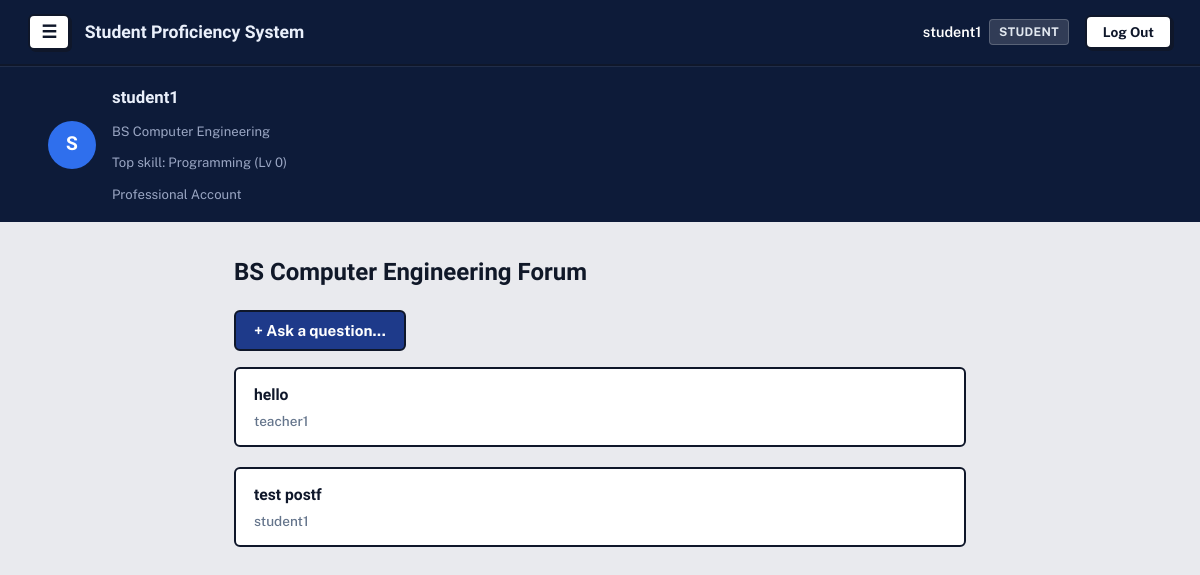
The app's page /forum/course/ (signed in) with its own data.
### accounts/models.py (models this page shows, shortened)
class Profile(models.Model):
    ROLE_CHOICES = [
        ('student', 'Student'),
        ('teacher', 'Teacher'),
    ]
    MODE_CHOICES = [
        ('personal', 'Personal'),
        ('professional', 'Professional'),
    ]
    user = models.OneToOneField(
        User, on_delete=models.CASCADE, related_name='profile')
    role = models.CharField(max_length=10, choices=ROLE_CHOICES)
    mode = models.CharField(
        max_length=15, choices=MODE_CHOICES, blank=True, null=True)
    course = models.ForeignKey(
        Course, on_delete=models.SET_NULL, null=True, blank=True)
    @property
    def is_manager(self):
        return self.role == 'teacher' or self.mode == 'personal'

### avatar/models.py (models this page shows, shortened)
class Course(models.Model):
    name = models.CharField(max_length=100)

class StudentSkill(models.Model):
    student = models.ForeignKey(
        User, on_delete=models.CASCADE, related_name='skills')
    skill = models.ForeignKey(Skill, on_delete=models.CASCADE)
    points = models.PositiveIntegerField(default=0)
    class Meta:
        unique_together = ('student', 'skill')
    @property
    def level(self):
        return self.points // 100

class Skill(models.Model):
    CATEGORY_CHOICES = [
        ('general', 'General Education'),
        ('course', 'Course-Specific'),
        ('broad', 'Broad (Non-College)'),
    ]
    name = models.CharField(max_length=100)
    description = models.TextField(blank=True)
    category = models.CharField(
        max_length=10, choices=CATEGORY_CHOICES, default='course')
    course = models.ForeignKey(
        Course, on_delete=models.CASCADE, null=True, blank=True, related_name='skills')

### forum/models.py (models this page shows, shortened)
class ForumPost(models.Model):
    subject = models.ForeignKey(
        Subject, on_delete=models.CASCADE, related_name='posts', null=True, blank=True)
    course = models.ForeignKey(
        Course, on_delete=models.CASCADE, related_name='posts', null=True, blank=True)
    author = models.ForeignKey(User, on_delete=models.CASCADE)
    text = models.TextField()
    created_at = models.DateTimeField(auto_now_add=True)

### forum/views.py (the view)
# urls.py: path('course/', views.course_forum_view, name='course_forum_view'),
@login_required
def course_forum_view(request, course_id=None):
    if course_id:
        course = get_object_or_404(Course, id=course_id)
    else:
        course = request.user.profile.course
        if not course:
            return render(request, 'forum/no_course_forum.html')
    posts = ForumPost.objects.filter(course=course).order_by('-created_at')
    if request.method == 'POST':
        form = ForumPostForm(request.POST)
        if form.is_valid():
            post = form.save(commit=False)
            post.course = course
            post.author = request.user
            post.save()
            return redirect('course_forum_view_detail', course_id=course.id) if course_id else redirect('course_forum_view')
    else:
        form = ForumPostForm()
    bookmarked_ids = request.user.bookmark_set.values_list(
        'post_id', flat=True)
    return render(request, 'forum/course_forum_view.html', {
        'course': course, 'posts': posts, 'form': form, 'bookmarked_ids': bookmarked_ids
    })

### accounts/context_processors.py (called while the page is built)
def profile_banner(request):
    if not request.user.is_authenticated or request.user.profile.role != 'student':
        return {}
    top_skill = request.user.skills.order_by('-points').first()
    return {'top_skill': top_skill}

### tracker/models.py (called while the page is built)
    @property
    def due_soon(self):
        return 0 <= (self.deadline - timezone.now().date()).days <= 3

### forum/templates/forum/course_forum_view.html (shortened to what this page needs)
{% extends 'base.html' %}
{% block content %}
<h2>{{ course.name }} Forum</h2>
<div class="content-frame">
    <button id="askToggle" class="ask-question-btn">+ Ask a question...</button>
    <ul class="ruled-list">
        {% for post in posts %}
        <li>
            <div>
                <a href="{% url 'post_detail' post.id %}">{{ post.text|truncatewords:20 }}</a>
                <div class="muted-note">{{ post.author.username }}</div>
            </div>
        </li>
        {% empty %}
        <li>No questions yet.</li>
        {% endfor %}
    </ul>
</div>
{% endblock %}

### templates/base.html (shortened to what this page needs)
{% load static %}
<!DOCTYPE html>
<html lang="en">
<head>
    <link rel="stylesheet" href="{% static 'css/style.css' %}">
</head>
<body>
    <nav class="navbar">
        <div class="navbar-left">
            {% if user.is_authenticated %}
            <button id="menuToggle" class="menu-btn" aria-label="Menu">☰</button>
            {% endif %}
            <span class="brand">Student Proficiency System</span>
        </div>
        <div class="navbar-right">
            {% if user.is_authenticated %}
            <div class="user-badge">
                <span class="user-name">{{ user.username }}</span>
                <span class="role-pill">{{ user.profile.role|capfirst }}</span>
            </div>
            <form method="post" action="{% url 'logout' %}" class="logout-form">
                <button type="submit" class="btn-logout">Log Out</button>
            </form>
            {% else %}
            <a href="{% url 'login' %}" class="btn-auth">Log In</a>
            <a href="{% url 'signup' %}" class="btn-auth btn-signup">Sign Up</a>
            {% endif %}
        </div>
    </nav>
    {% if user.is_authenticated and user.profile.role == 'student' %}
    <div class="profile-banner">
        <div class="profile-banner-inner">
            <div class="profile-avatar-circle">{{ user.username|slice:":1"|upper }}</div>
            <div class="profile-info">
                <div class="profile-name">{{ user.username }}</div>
                <div class="profile-line">
                    {% if user.profile.course %}{{ user.profile.course.name }}{% else %}No course{% endif %}
                </div>
                <div class="profile-line">
                    {% if top_skill %}Top skill: {{ top_skill.skill.name }} (Lv {{ top_skill.level }}){% else %}No skills yet{% endif %}
                </div>
                <div class="profile-line">
                    {% if user.profile.mode == 'personal' %}Personal Account{% else %}Professional Account{% endif %}
                </div>
            </div>
        </div>
    </div>
    {% endif %}
    <main class="page">
        {% block content %}
        {% endblock %}
    </main>
</body>
</html>

### static/css/style.css (style rules this page uses)
:root { --bg-dark: #0d1b39; --bg-light: #e9eaee; --panel: #FFFFFF; --line: #abaeb3; --text: #101828; --text-light: #EAF0FB; --muted: #667085; --muted-light: #9AA6C3; --blue: #2F6FED; --blue-dark: #1F54C4; --amber: #CE2029; --green: #0E8F6C; --rose: #C13A50; }
* { box-sizing: border-box; }
body { margin: 0; background: var(--bg-light); color: var(--text); font-family: 'Public Sans', sans-serif; line-height: 1.5; }
h1, h2, h3 { font-family: 'Sora', sans-serif; font-weight: 700; margin-top: 0; }
a { color: black; font-weight: 700; text-decoration: none; }
.navbar { background: var(--bg-dark); padding: 0.85rem 1.75rem; display: flex; justify-content: space-between; align-items: center; border-bottom: 2px solid #0F172A; }
.menu-btn { background: #FFFFFF; color: #0F172A; font-size: 1.1rem; font-weight: 700; width: 2.3rem; height: 2.3rem; border-radius: 6px; border: 2px solid #0F172A; box-shadow: 2px 2px 0px #0F172A; cursor: pointer; display: flex; align-items: center; justify-content: center; line-height: 1; transition: all 0.15s ease-in-out; }
.navbar .brand { color: var(--text-light); font-family: 'Sora', sans-serif; font-size: 1.1rem; font-weight: 700; }
.navbar-left { display: flex; align-items: center; gap: 0.9rem; }
.navbar-right { display: flex; align-items: center; gap: 1rem; }
.user-badge { display: flex; align-items: center; gap: 0.5rem; font-size: 0.9rem; }
.user-name { color: #FFFFFF; font-weight: 600; }
.role-pill { background: rgba(255, 255, 255, 0.15); color: #E2E8F0; font-size: 0.75rem; font-weight: 700; padding: 0.2rem 0.55rem; border-radius: 4px; border: 1px solid rgba(255, 255, 255, 0.2); text-transform: uppercase; letter-spacing: 0.03em; }
.logout-form { margin: 0; display: flex; align-items: center; }
.btn-logout, .btn-auth { font-family: inherit; font-size: 0.85rem; font-weight: 700; padding: 0.45rem 1rem; border-radius: 6px; border: 2px solid #0F172A; cursor: pointer; text-decoration: none; transition: all 0.15s ease-in-out; display: inline-block; }
.btn-logout { background-color: #FFFFFF; color: #0F172A; box-shadow: 2px 2px 0px #0F172A; }
.page { max-width: 780px; margin: 0 auto; padding: 2rem 1.5rem 4rem; }
.ruled-list { list-style: none; padding: 0; margin: 0; display: flex; flex-direction: column; gap: 10px; }
.ruled-list li { margin: 0; }
.ruled-list li a { display: block; background-color: #FFFFFF; border: 2px solid #0F172A; border-radius: 6px; padding: 12px 16px; color: #0F172A; font-weight: 700; font-size: 0.95rem; text-decoration: none; box-shadow: none; transition: all 0.15s ease-in-out; }
button, input[type="submit"] { background: var(--blue); color: #fff; border: none; padding: 0.6rem 1.2rem; border-radius: 6px; font-size: 0.95rem; font-weight: 600; cursor: pointer; font-family: inherit; }
.muted-note { color: var(--muted); }
.muted-note { color: #64748B; font-size: 0.95rem; margin: 0; }
.profile-banner { background: var(--bg-dark); border-top: 1px solid rgba(255, 255, 255, 0.08); padding: 1.1rem 1.5rem; }
.profile-banner-inner { width: 100%; padding-left: 1.5rem; display: flex; align-items: center; gap: 1rem; }
.profile-avatar-circle { width: 3rem; height: 3rem; border-radius: 50%; background: var(--blue); color: #fff; display: flex; align-items: center; justify-content: center; font-family: 'Sora', sans-serif; font-weight: 700; font-size: 1.2rem; flex-shrink: 0; }
.profile-name { color: var(--text-light); font-family: 'Sora', sans-serif; font-weight: 700; font-size: 1.05rem; }
.profile-info { display: flex; flex-direction: column; gap: 12px; }
.profile-line { color: var(--muted-light); font-size: 0.82rem; }
.content-frame { max-width: 780px; margin: 0 auto; }
.content-frame .ruled-list li { display: flex; justify-content: space-between; align-items: center; background-color: #FFFFFF; border: 2px solid #0F172A; border-radius: 6px; padding: 14px 18px; margin-bottom: 10px; transition: all 0.15s ease-in-out; }
.content-frame .ruled-list li a { border: none; padding: 0; font-family: 'Sora', sans-serif; font-size: 0.98rem; font-weight: 700; color: #0F172A; text-decoration: none; display: block; margin-bottom: 4px; }
.content-frame .ruled-list .muted-note { font-size: 0.85rem; color: #64748B; font-weight: 500; font-style: normal; }
.ask-question-btn { background-color: #1E3A8A; color: #FFFFFF; border: 2px solid #0F172A; border-radius: 6px; padding: 10px 18px; font-weight: 700; font-size: 0.95rem; cursor: pointer; box-shadow: none; transition: all 0.15s ease-in-out; margin-bottom: 16px; }

### records on screen
StudentSkill: skill.name "Programming", level "0"
Course: name "BS Computer Engineering"
ForumPost: text "hello", author.username "teacher1"
ForumPost: text "test postf", author.username "student1"

### other values on screen
{{ user.username }} "student1"
{{ user.profile.role|capfirst }} "STUDENT"
{{ user.username|slice:":1"|upper }} "S"
{{ user.profile.course.name }} "BS Computer Engineering"
